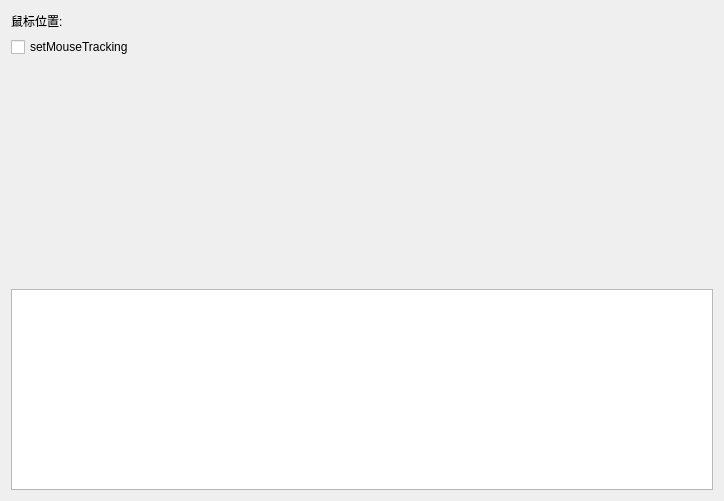
<?xml version="1.0" encoding="UTF-8"?>
<ui version="4.0">
 <class>Mouse</class>
 <widget class="QWidget" name="Mouse">
  <property name="geometry">
   <rect>
    <x>0</x>
    <y>0</y>
    <width>724</width>
    <height>501</height>
   </rect>
  </property>
  <property name="windowTitle">
   <string>Form</string>
  </property>
  <layout class="QVBoxLayout" name="verticalLayout">
   <item>
    <layout class="QHBoxLayout" name="horizontalLayout">
     <item>
      <widget class="QLabel" name="label">
       <property name="styleSheet">
        <string notr="true"/>
       </property>
       <property name="text">
        <string>鼠标位置:</string>
       </property>
      </widget>
     </item>
     <item>
      <widget class="QLabel" name="mouseposLabel">
       <property name="minimumSize">
        <size>
         <width>0</width>
         <height>0</height>
        </size>
       </property>
       <property name="baseSize">
        <size>
         <width>0</width>
         <height>0</height>
        </size>
       </property>
       <property name="styleSheet">
        <string notr="true"/>
       </property>
       <property name="midLineWidth">
        <number>0</number>
       </property>
       <property name="text">
        <string/>
       </property>
      </widget>
     </item>
     <item>
      <spacer name="horizontalSpacer">
       <property name="orientation">
        <enum>Qt::Horizontal</enum>
       </property>
       <property name="sizeHint" stdset="0">
        <size>
         <width>40</width>
         <height>20</height>
        </size>
       </property>
      </spacer>
     </item>
    </layout>
   </item>
   <item>
    <widget class="QCheckBox" name="mouseTrackCbox">
     <property name="text">
      <string>setMouseTracking</string>
     </property>
    </widget>
   </item>
   <item>
    <spacer name="verticalSpacer">
     <property name="orientation">
      <enum>Qt::Vertical</enum>
     </property>
     <property name="sizeHint" stdset="0">
      <size>
       <width>20</width>
       <height>226</height>
      </size>
     </property>
    </spacer>
   </item>
   <item>
    <widget class="QTextBrowser" name="textBrowser"/>
   </item>
  </layout>
 </widget>
 <resources/>
 <connections/>
</ui>
